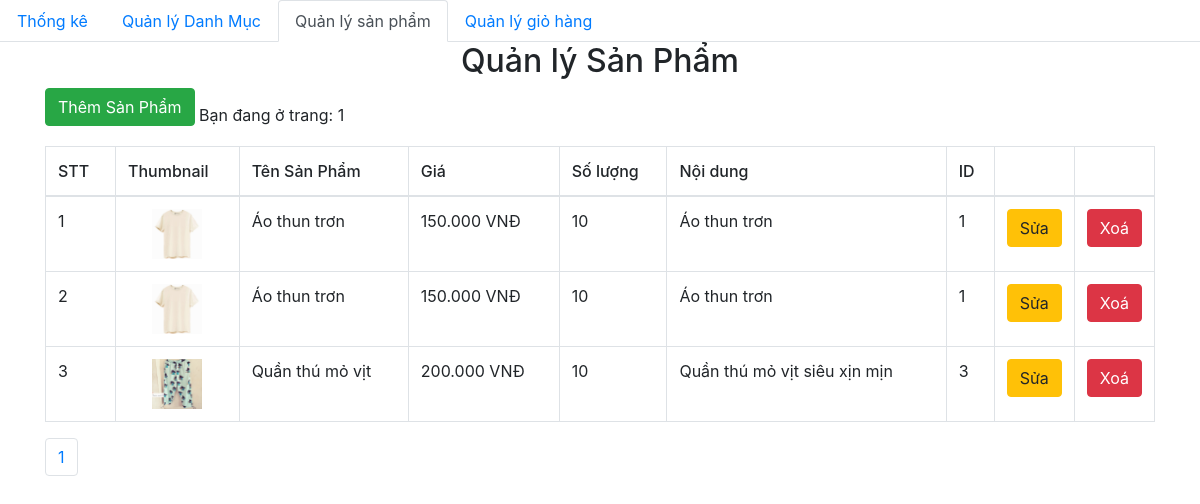
Screenshot of /admin/product/index.php with the database file from the repository.
### tables this page shows
CREATE TABLE `product` (
  `id` int(11) NOT NULL,
  `title` varchar(255) NOT NULL,
  `price` float NOT NULL,
  `num` int(11) NOT NULL,
  `thumbnail` varchar(255) NOT NULL,
  `content` longtext NOT NULL,
  `id_category` int(11) NOT NULL
);

### database/dbhelper.php (called while the page is built, shortened)
<?php
function executeResult($sql)
{
	$conn = mysqli_connect(HOST, USERNAME, PASSWORD, DATABASE);
	$query = mysqli_query($conn, $sql);
	$data   = [];
	while ($row = mysqli_fetch_array($query, 1)) {
		$data[] = $row;
	}
	return $data;
}

### admin/product/index.php (the view, shortened to what this page needs)
<?php
require_once('../../database/dbhelper.php');
?>
<!DOCTYPE html>
<html>
<head>
    <link rel="stylesheet" href="https://maxcdn.bootstrapcdn.com/bootstrap/4.4.1/css/bootstrap.min.css">
</head>
<body>
    <ul class="nav nav-tabs">
        <li class="nav-item">
            <a class="nav-link" href="../index.php">Thống kê</a>
        </li>
        <li class="nav-item">
            <a class="nav-link " href="../category/">Quản lý Danh Mục</a>
        </li>
        <li class="nav-item">
            <a class="nav-link active" href="../product/">Quản lý sản phẩm</a>
        </li>
        <li class="nav-item">
            <a class="nav-link" href="../dashboard.php">Quản lý giỏ hàng</a>
        </li>
    </ul>
    <div class="container">
        <div class="panel panel-primary">
            <div class="panel-heading">
                <h2 class="text-center">Quản lý Sản Phẩm</h2>
            </div>
            <a href="add.php">
                <button class=" btn btn-success" style="margin-bottom:20px">Thêm Sản Phẩm</button>
            </a>
            <table class="table table-bordered table-hover">
                <thead>
                    <tr style="font-weight: 500;">
                        <td width="70px">STT</td>
                        <td>Thumbnail</td>
                        <td>Tên Sản Phẩm</td>
                        <td>Giá</td>
                        <td>Số lượng</td>
                        <td>Nội dung</td>
                        <td>ID</td>
                        <td width="50px"></td>
                        <td width="50px"></td>
                    </tr>
                </thead>
                <tbody>
                    <?php
                    try {
                        if (isset($_GET['page'])) {
                            $page = $_GET['page'];
                        } else {
                            $page = 1;
                        }
                        $limit = 5;
                        $start = ($page - 1) * $limit;
                        $sql = "SELECT * FROM product limit $start,$limit";
                        executeResult($sql);
                        $productList = executeResult($sql);
                        $index = 1;
                        foreach ($productList as $item) {
                            echo '  <tr>
                    <td>' . ($index++) . '</td>
                    <td style="text-align:center">
                        <img src="../../uploads/' . $item['thumbnail'] . '" alt="" style="width: 50px">
                    </td>
                    <td>' . $item['title'] . '</td>
                    <td>' . number_format($item['price'], 0, ',', '.') . ' VNĐ</td>
                    <td>' . $item['num'] . '</td>
                    <td>' . $item['content'] . '</td>
                    <td>' . $item['id_category'] . '</td>
                    <td>
                        <a href="add.php?id=' . $item['id'] . '">
                            <button class=" btn btn-warning">Sửa</button>
                        </a>
                    </td>
                    <td>
                    <button class="btn btn-danger" onclick="deleteProduct(' . $item['id'] . ')">Xoá</button>
                    </td>
                </tr>';
                        }
                    } catch (Exception $e) {
                        die("Lỗi thực thi sql: " . $e->getMessage());
                    }
                    ?>
                </tbody>
            </table>
        </div>
        <ul class="pagination">
            <?php
            $sql = "SELECT * FROM `product`";
            $conn = mysqli_connect(HOST, USERNAME, PASSWORD, DATABASE);
            $result = mysqli_query($conn, $sql);
            if (mysqli_num_rows($result)) {
                $numrow = mysqli_num_rows($result);
                $current_page = ceil($numrow / 5);
            }
            for ($i = 1; $i <= $current_page; $i++) {
                if ($i == $current_page) {
                    echo '
            <li class="page-item"><a class="page-link" href="?page=' . $i . '">' . $i . '</a></li>';
                } else {
                    echo '
            <li class="page-item"><a class="page-link" href="?page=' . $i . '">' . $i . '</a></li>
                    ';
                }
            }
            ?>
        </ul>
    </div>
</body>
</html>

### rows the page displays
product: thumbnail (picture), title "Áo thun trơn", price "150.000", num "10", content "Áo thun trơn", id_category "1"
product: thumbnail (picture), title "Áo thun trơn", price "150.000", num "10", content "Áo thun trơn", id_category "1"
product: thumbnail (picture), title "Quần thú mỏ vịt", price "200.000", num "10", content "Quần thú mỏ vịt siêu xịn mịn", id_category "3"
